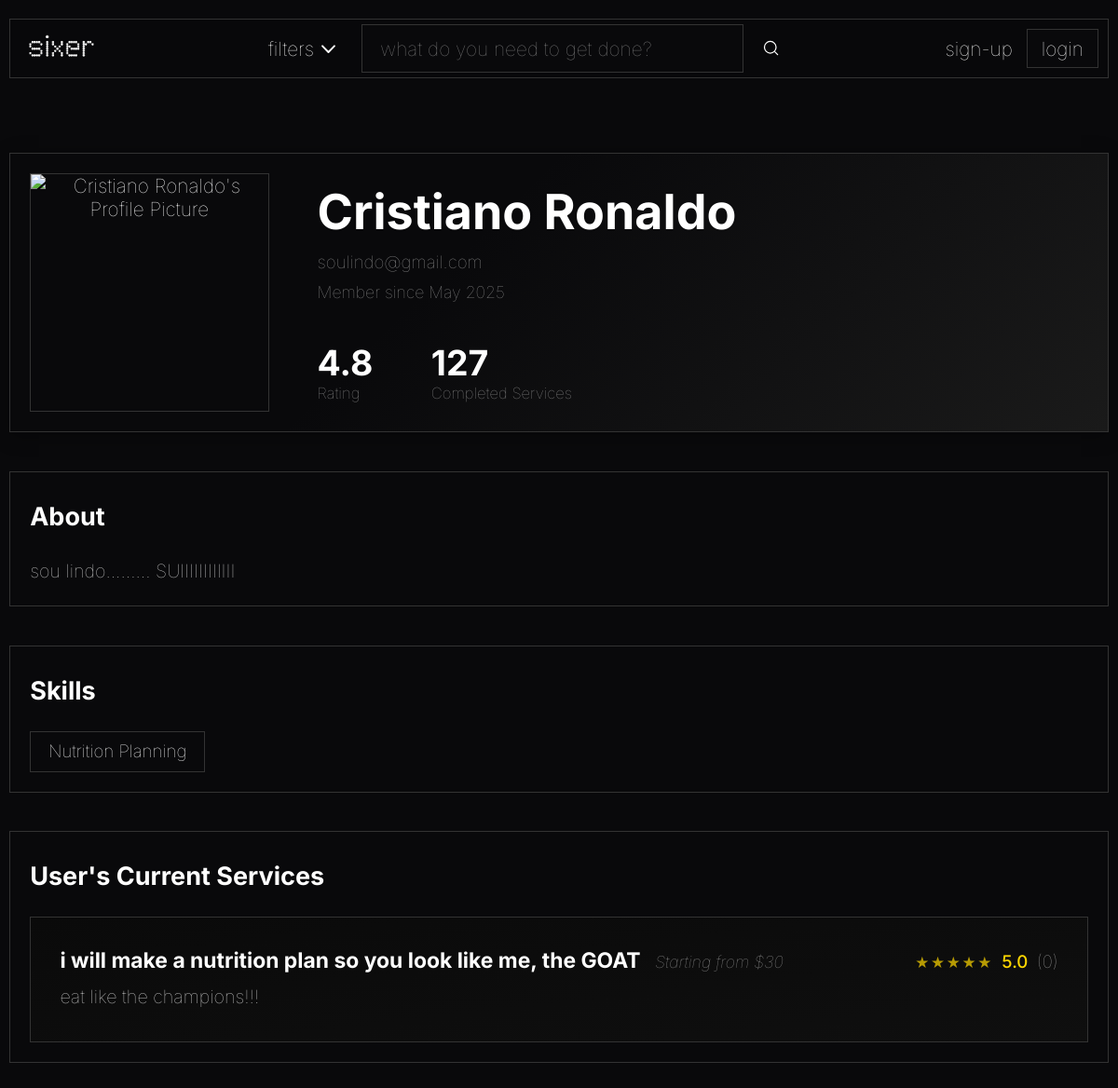
/pages/profile.php?id=2, run on an earlier commit of the app's database.
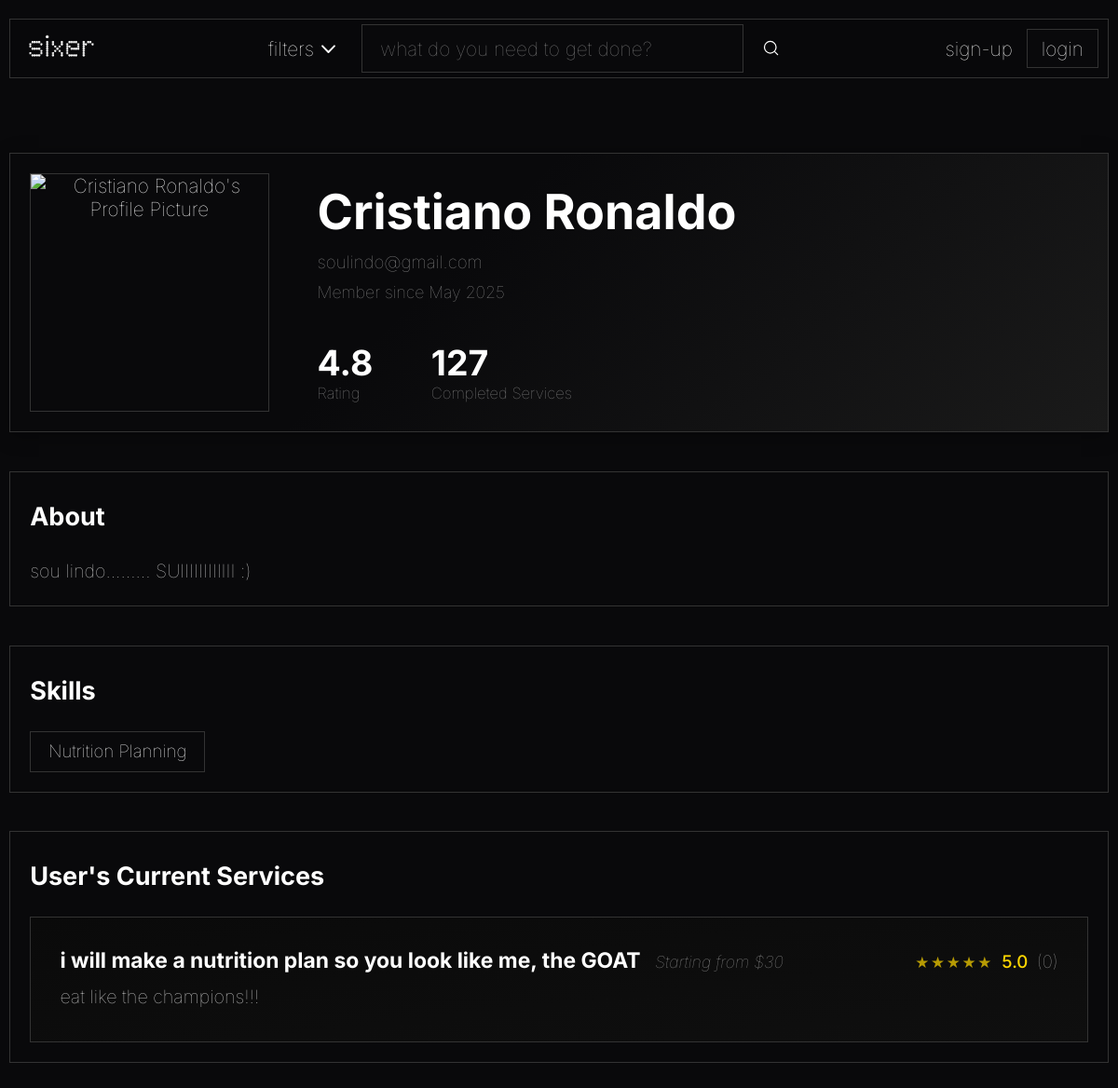
And on a later commit of the database.
### tables this page shows
CREATE TABLE user_registry
(
    user_id INTEGER PRIMARY KEY AUTOINCREMENT,
    password_hash TEXT NOT NULL,
    access_level TEXT DEFAULT "client" NOT NULL,

    user_picture BLOB DEFAULT NULL,

    full_name TEXT,
    email TEXT UNIQUE NOT NULL,
    join_date DATETIME NOT NULL,

    aboutme TEXT DEFAULT NULL
);

CREATE TABLE services_list
(
    service_id INTEGER PRIMARY KEY AUTOINCREMENT,
    freelancer_id INTEGER NOT NULL,

    service_title TEXT NOT NULL,
    service_price REAL NOT NULL,
    service_info TEXT NOT NULL,
    service_eta INTEGER NOT NULL,
    service_category TEXT NOT NULL,

    service_delisted BOOLEAN DEFAULT FALSE NOT NULL,

    service_picture BLOB DEFAULT NULL,

    FOREIGN KEY(freelancer_id) REFERENCES user_registry(user_id)
);

### utils/session.php (called while the page is built, shortened)
<?php
class Session {
    private static ?Session $instance = null;
    public static function getInstance(): Session {
        if (self::$instance === null) {
            self::$instance = new Session();
        }
        return self::$instance;
    }
    public function isLoggedIn() {
        return isset($_SESSION["user"]) && $_SESSION["user"] !== null;
    }
}
?>

### database/service_class.php (called while the page is built, shortened)
<?php
class Service {
    public function __construct(
        int $id,
        int $freelancer_id,
        string $title,
        float $price,
        string $info,
        int $eta,
        string $category,
        bool $delisted = false,
        $picture = null
    ) {
        $this->id = $id;
        $this->title = $title;
        $this->price = $price;
        $this->info = $info;
    }
    public static function get_by_freelancer($freelancer_id) {
        $db = Database::getInstance();
        $stmt = $db->prepare('SELECT * FROM services_list WHERE freelancer_id = ?');
        $stmt->execute([$freelancer_id]);
        $services = $stmt->fetchAll();
        return array_map(function($service) {
            return new Service(
                $service['service_id'],
                $service['freelancer_id'],
                $service['service_title'],
                $service['service_price'],
                $service['service_info'],
                (int)$service['service_eta'],
                $service['service_category'],
                (bool)$service['service_delisted'],
                $service['service_picture'] ?? null
            );
        }, $services);
    }
}

### pages/profile.php (the view, shortened to what this page needs)
<?php
$is_own_profile = false;
if (!empty($_GET['id'])) {
    $profile_user_id = intval($_GET['id']);
}
require_once '../templates/common.php';
require_once '../database/service_class.php';
require_once '../templates/profile_service_card.php';
$db = Database::getInstance();
$stmt = $db->prepare('SELECT * FROM user_registry WHERE user_id = ?');
$stmt->execute([$profile_user_id]);
$user_data = $stmt->fetch();
if (!empty($user_data['user_picture'])) {
    $user_picture = '../action/get_profile_picture.php?id=' . $profile_user_id;
} else {
    $user_picture = '../assets/images/default.jpg';
}
$full_name = $user_data['full_name'] ?? '';
$email = $user_data['email'] ?? '';
$join_date = $user_data['join_date'] ?? '';
if ($session === null) {
    require_once '../utils/session.php';
}
$user_services = Service::get_by_freelancer($profile_user_id);
$stmt = $db->prepare('SELECT skill_name FROM user_skills WHERE user_id = ?');
$stmt->execute([$profile_user_id]);
$user_skills = $stmt->fetchAll(PDO::FETCH_COLUMN);
function hasAnyServices($user_services) {
    return !empty($user_services) && count($user_services) > 0;
}
?>
<!DOCTYPE html>
<html lang="en">
  <head>
    <link rel="stylesheet" href="../css/styles.css" />
    <link rel="stylesheet" href="../css/profile.css" />
  </head>
  <body>
    <?php drawHeader(); ?>
    <main>
      <div class="profile-container">
        <div class="profile-header" style="position: relative;">
          <div class="profile-avatar" style="z-index: 1; position: relative; cursor: pointer;">
            <img id="profile-pic-img" src="<?= htmlspecialchars($user_picture) ?>" alt="<?= htmlspecialchars($full_name) ?>'s Profile Picture" style="object-fit: cover; aspect-ratio: 1/1; width: 100%; height: 100%; border-radius: 0; cursor: pointer;" />
          </div>
          <div class="profile-info">
            <div class="profile-info-top">
              <h1><?= htmlspecialchars($full_name) ?></h1>
              <p class="profile-email"><?= htmlspecialchars($email) ?></p>
              <p class="profile-join-date">Member since <?= $join_date ? date('F Y', strtotime($join_date)) : '' ?></p>
            </div>
            <div class="profile-stats">
              <div class="stat">
                <span class="stat-value">4.8</span>
                <span class="stat-label">Rating</span>
              </div>
              <div class="stat">
                <span class="stat-value">127</span>
                <span class="stat-label">Completed Services</span>
              </div>
            </div>
          </div>
        </div>
        <div class="profile-section about-section" style="position: relative;">
          <h2>About</h2>
          <div id="aboutme-container">
            <p id="aboutme-text" style="margin-bottom:0;">
              <?php
                $aboutme = $user_data['aboutme'] ?? null;
                if (!empty($aboutme) && trim((string)$aboutme) !== '') {
                  echo htmlspecialchars($aboutme);
                } else {
                  echo "User has not added a description yet.";
                }
              ?>
            </p>
          </div>
        </div>
        <div class="profile-section" style="position: relative;">
          <h2>Skills</h2>
          <div id="skills-container" class="skills-container">
            <span id="skills-text">
              <?php
                if (empty($user_skills)) {
                  echo "No skills have been added yet.";
                } else {
                  echo '<div class="skills-list">';
                  foreach ($user_skills as $skill) {
                    echo '<span class="skill-tag">' . htmlspecialchars($skill) . '</span> ';
                  }
                  echo '</div>';
                }
              ?>
            </span>
          </div>
        </div>
          <?php if (hasAnyServices($user_services)): ?>
            <div class="profile-section">
              <h2><?= $is_own_profile ? 'Your Current Services' : "User's Current Services" ?></h2>
              <div class="recent-work">
                <?php
                  foreach ($user_services as $service) {
                    drawProfileService($service);
                  }
                ?>
              </div>
            </div>
          <?php endif; ?>
        </div>
    </main>
  </body>
</html>

### templates/common.php (shortened to what this page needs)
<?php
require_once __DIR__ . '/../utils/session.php';
function drawHeader() {
  $session = Session::getInstance();
  $loggedIn = $session->isLoggedIn();
  $user = $session->getUser();
?>
<header>
  <div>
    <a href="../index.php">
      <img src="../assets/logo-w.png" id="logo" alt="sixer" />
    </a>
  </div>
  <div class="searchbar">
    <a href="#" id="filters-btn">
      <span class="filters-text">filters</span>
      <img class="icon" src="../assets/icons/dropdown.svg" alt="" />
    </a>
    <form action="search.php" method="get">
      <input
        type="text"
        name="q"
        id="main-search"
        placeholder="what do you need to get done?"
      />
      <button type="submit">
        <img class="icon" src="../assets/icons/search.svg" alt="search" />
      </button>
    </form>
  </div>
  <div class="account">
    <?php if (
      $loggedIn && isset($user['user_id'])
    ): ?>
      <a href="profile.php?id=<?= urlencode($user['user_id']) ?>" class="profile-link-with-pic">
        <p style="margin:0;">profile</p>
        <img src="../action/get_profile_picture.php?id=<?= urlencode($user['user_id']) ?>" alt="profile picture" class="header-profile-pic" />
      </a>
      <a href="create_service.php" class="simple-button">
        <span class="new-service-plus">+</span>
        <span class="new-service-text"> new service</span>
      </a>
      <a href="../action/logout.php" class="simple-button">sign out</a>
    <?php else: ?>
      <a href="signup.php">sign-up</a>
      <a href="login.php" class="simple-button">login</a>
    <?php endif; ?>
  </div>
</header>
<?php } ?>

### templates/profile_service_card.php
<?php
function drawProfileService($service) {
    ?>
    <a href="../pages/service.php?id=<?= urlencode($service->id) ?>" style="text-decoration:none; color:inherit;">
    <div class="work-item">
        <div class="work-header">
            <div class="work-title-group">
                <h3><?= htmlspecialchars($service->title) ?></h3>
                <span class="work-date">Starting from $<?= number_format($service->price, 0) ?></span>
            </div>
            <div class="work-rating">
                5.0 <span style="font-weight: 100; color: #999">(0)</span>
            </div>
        </div>
        <p class="work-description">
            <?= nl2br(htmlspecialchars($service->info)) ?>
        </p>
    </div>
    </a>
    <?php
}

### css/styles.css (style rules this page uses)
html, body { margin: 0; padding: 0; height: 100%; box-sizing: border-box; overflow-y: auto; }
*, *::before, *::after { box-sizing: inherit; }
body { font-family: "Inter", Courier, monospace; font-weight: 100; font-size: 1.3em; background-color: #09090b; color: #ffffff; position: relative; min-height: 100vh; overflow-x: hidden; }
body > header { display: flex; justify-content: space-between; align-items: center; padding: 5px; margin: 20px 10px; border: 1px solid #333333; flex-wrap: wrap; gap: 10px; position: relative; overflow: hidden; transition: border-color 0.3s ease, box-shadow 0.3s ease; background: rgba(9, 9, 11, 0.7); backdrop-filter: blur(10px); -webkit-backdrop-filter: blur(10px); }
body > header::before { content: ""; position: absolute; top: 0; left: 0; width: 200%; height: 100%; background: linear-gradient(90deg,transparent,rgba(255,255,255,0.02),rgba(255,255,255,0.05),rgba(255,255,255,0.02),transparent,transparent,rgba(255,255,255,0.02),rgba(255,255,255,0.05),rgba(255,255,255,0.02),transparent); background-size: 200% 100%; opacity: 0; transition: opacity 0.3s ease; z-index: 1; }
#logo, .searchbar, .account { position: relative; z-index: 2; }
#logo { width: 100px; padding: 0px 10px; }
header a { text-decoration: none; color: #ffffff; }
.searchbar { display: flex; align-items: center; gap: 20px; flex: 1; min-width: 200px; max-width: 550px; }
.searchbar > a { display: flex; justify-content: center; align-items: center; }
.searchbar form { display: flex; align-items: center; gap: 20px; flex: 1; }
.searchbar form input { width: 100%; height: 2.5em; padding-left: 12px; border-radius: 0px; background-color: #09090b; border: 1px solid #333333; color: #ffffff; font-family: "Inter", Courier, monospace; font-weight: 100; font-size: 1em; }
.searchbar form input::placeholder { padding-left: 7px; }
.searchbar form button { background: none; border: none; padding: 0; cursor: pointer; display: flex; align-items: center; justify-content: center; }
.searchbar .icon { filter: brightness(0) invert(1); }
.account { display: flex; align-items: center; gap: 15px; padding: 5px; }
.simple-button { height: 2em; display: flex; align-items: center; justify-content: center; padding: 0px 15px; border-radius: 0px; background-color: #09090b; border: 1px solid #333333; color: #ffffff; font-family: "Inter", Courier, monospace; font-weight: 100; font-size: 1em; cursor: pointer; }
.icon { width: 1.5em; height: 1.5em; }
main { text-align: center; margin-top: 10vh; }
main h1 { font-size: 3em; font-weight: bold; margin: 5px; }
main p { margin: 0; font-size: 2em; }

What changed in the data, as far as the page shows it:
changed user_registry "Cristiano Ronaldo": aboutme "sou lindo......... SUIIIIIIIIIIII" → "sou lindo......... SUIIIIIIIIIIII :)"
